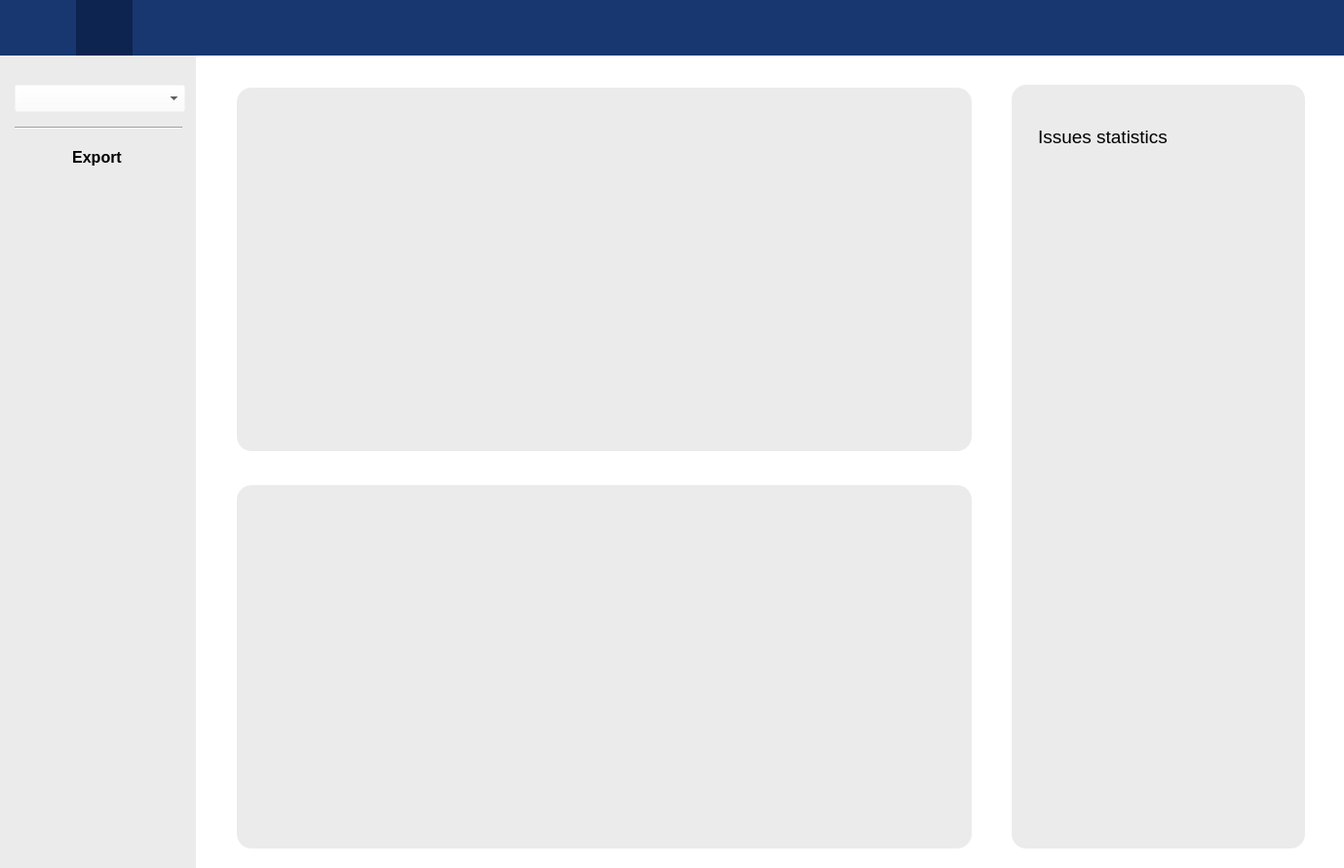
<?xml version="1.0" encoding="UTF-8"?>
<ui version="4.0">
 <class>MainWindow</class>
 <widget class="QMainWindow" name="MainWindow">
  <property name="geometry">
   <rect>
    <x>0</x>
    <y>0</y>
    <width>1379</width>
    <height>891</height>
   </rect>
  </property>
  <property name="sizePolicy">
   <sizepolicy hsizetype="Minimum" vsizetype="Minimum">
    <horstretch>0</horstretch>
    <verstretch>0</verstretch>
   </sizepolicy>
  </property>
  <property name="minimumSize">
   <size>
    <width>1379</width>
    <height>891</height>
   </size>
  </property>
  <property name="maximumSize">
   <size>
    <width>1379</width>
    <height>891</height>
   </size>
  </property>
  <property name="font">
   <font>
    <family>Nirmala UI</family>
   </font>
  </property>
  <property name="windowTitle">
   <string>MainWindow</string>
  </property>
  <property name="toolTipDuration">
   <number>-1</number>
  </property>
  <widget class="QWidget" name="centralwidget">
   <widget class="QWidget" name="widget" native="true">
    <property name="geometry">
     <rect>
      <x>-3</x>
      <y>-3</y>
      <width>1390</width>
      <height>61</height>
     </rect>
    </property>
    <property name="styleSheet">
     <string notr="true">background-color: rgb(24, 54, 112);</string>
    </property>
    <widget class="QWidget" name="widget_2" native="true">
     <property name="geometry">
      <rect>
       <x>81</x>
       <y>3</y>
       <width>58</width>
       <height>58</height>
      </rect>
     </property>
     <property name="styleSheet">
      <string notr="true">background-color: rgb(13, 36, 80);</string>
     </property>
    </widget>
    <widget class="QPushButton" name="stats_button">
     <property name="geometry">
      <rect>
       <x>90</x>
       <y>12</y>
       <width>40</width>
       <height>37</height>
      </rect>
     </property>
     <property name="styleSheet">
      <string notr="true">image: url(:/resources/resources/1.svg);</string>
     </property>
     <property name="text">
      <string/>
     </property>
     <property name="flat">
      <bool>true</bool>
     </property>
    </widget>
    <widget class="QPushButton" name="refresh_button">
     <property name="geometry">
      <rect>
       <x>153</x>
       <y>12</y>
       <width>40</width>
       <height>37</height>
      </rect>
     </property>
     <property name="styleSheet">
      <string notr="true">image: url(:/resources/resources/Layer 2.svg);</string>
     </property>
     <property name="text">
      <string/>
     </property>
     <property name="flat">
      <bool>true</bool>
     </property>
    </widget>
    <widget class="QPushButton" name="profile_button">
     <property name="geometry">
      <rect>
       <x>1329</x>
       <y>12</y>
       <width>40</width>
       <height>37</height>
      </rect>
     </property>
     <property name="styleSheet">
      <string notr="true">image: url(:/resources/resources/4092564_profile_about_mobile ui_user_icon 2.svg);</string>
     </property>
     <property name="text">
      <string/>
     </property>
     <property name="flat">
      <bool>true</bool>
     </property>
    </widget>
    <widget class="QPushButton" name="homepage_button">
     <property name="geometry">
      <rect>
       <x>27</x>
       <y>12</y>
       <width>43</width>
       <height>40</height>
      </rect>
     </property>
     <property name="styleSheet">
      <string notr="true">image: url(:/resources/resources/9075873_list_checklist_menu_note_document_icon 2.svg);</string>
     </property>
     <property name="text">
      <string/>
     </property>
     <property name="flat">
      <bool>true</bool>
     </property>
    </widget>
   </widget>
   <widget class="QWidget" name="widget_3" native="true">
    <property name="geometry">
     <rect>
      <x>-3</x>
      <y>57</y>
      <width>205</width>
      <height>841</height>
     </rect>
    </property>
    <property name="styleSheet">
     <string notr="true">background-color: rgb(235, 235, 235);</string>
    </property>
    <widget class="Line" name="line">
     <property name="geometry">
      <rect>
       <x>18</x>
       <y>66</y>
       <width>172</width>
       <height>16</height>
      </rect>
     </property>
     <property name="sizePolicy">
      <sizepolicy hsizetype="Minimum" vsizetype="Fixed">
       <horstretch>0</horstretch>
       <verstretch>0</verstretch>
      </sizepolicy>
     </property>
     <property name="styleSheet">
      <string notr="true">color: rgb(0, 0, 0);</string>
     </property>
     <property name="lineWidth">
      <number>1</number>
     </property>
     <property name="orientation">
      <enum>Qt::Horizontal</enum>
     </property>
    </widget>
    <widget class="QComboBox" name="projectname_combo_box">
     <property name="geometry">
      <rect>
       <x>18</x>
       <y>30</y>
       <width>175</width>
       <height>28</height>
      </rect>
     </property>
     <property name="font">
      <font>
       <family>Tahoma</family>
      </font>
     </property>
     <property name="styleSheet">
      <string notr="true">background-color: rgb(255, 255, 255, 0);</string>
     </property>
    </widget>
    <widget class="QPushButton" name="active_sprints_button">
     <property name="geometry">
      <rect>
       <x>18</x>
       <y>87</y>
       <width>169</width>
       <height>34</height>
      </rect>
     </property>
     <property name="font">
      <font>
       <family>Tahoma</family>
       <pointsize>12</pointsize>
       <weight>75</weight>
       <bold>true</bold>
      </font>
     </property>
     <property name="styleSheet">
      <string notr="true">background-color: rgb(131, 180, 255, 0);</string>
     </property>
     <property name="text">
      <string>Export</string>
     </property>
     <property name="flat">
      <bool>true</bool>
     </property>
    </widget>
   </widget>
   <widget class="QWidget" name="widget_4" native="true">
    <property name="geometry">
     <rect>
      <x>201</x>
      <y>57</y>
      <width>1183</width>
      <height>838</height>
     </rect>
    </property>
    <property name="styleSheet">
     <string notr="true">background-color: rgb(255, 255, 255);</string>
    </property>
    <widget class="QWidget" name="widget_6" native="true">
     <property name="geometry">
      <rect>
       <x>837</x>
       <y>30</y>
       <width>301</width>
       <height>784</height>
      </rect>
     </property>
     <property name="styleSheet">
      <string notr="true">background-color: rgb(235, 235, 235);
border-radius: 15px;</string>
     </property>
     <widget class="QLabel" name="label_6">
      <property name="geometry">
       <rect>
        <x>27</x>
        <y>42</y>
        <width>136</width>
        <height>22</height>
       </rect>
      </property>
      <property name="font">
       <font>
        <family>Tahoma</family>
        <pointsize>10</pointsize>
       </font>
      </property>
      <property name="styleSheet">
       <string notr="true">background-color: rgb(255, 255, 255, 0);</string>
      </property>
      <property name="text">
       <string>&lt;html&gt;&lt;head/&gt;&lt;body&gt;&lt;p&gt;&lt;span style=&quot; font-size:14pt;&quot;&gt;Issues statistics&lt;/span&gt;&lt;/p&gt;&lt;/body&gt;&lt;/html&gt;</string>
      </property>
     </widget>
    </widget>
    <widget class="QWidget" name="widget_7" native="true">
     <property name="geometry">
      <rect>
       <x>42</x>
       <y>33</y>
       <width>754</width>
       <height>373</height>
      </rect>
     </property>
     <property name="styleSheet">
      <string notr="true">background-color: rgb(235, 235, 235);
border-radius: 15px;</string>
     </property>
    </widget>
    <widget class="QWidget" name="widget_8" native="true">
     <property name="geometry">
      <rect>
       <x>42</x>
       <y>441</y>
       <width>754</width>
       <height>373</height>
      </rect>
     </property>
     <property name="styleSheet">
      <string notr="true">background-color: rgb(235, 235, 235);
border-radius: 15px;</string>
     </property>
    </widget>
   </widget>
  </widget>
 </widget>
 <resources>
  <include location="resources.qrc"/>
 </resources>
 <connections/>
 <designerdata>
  <property name="gridDeltaX">
   <number>3</number>
  </property>
  <property name="gridDeltaY">
   <number>3</number>
  </property>
  <property name="gridSnapX">
   <bool>true</bool>
  </property>
  <property name="gridSnapY">
   <bool>true</bool>
  </property>
  <property name="gridVisible">
   <bool>true</bool>
  </property>
 </designerdata>
</ui>
